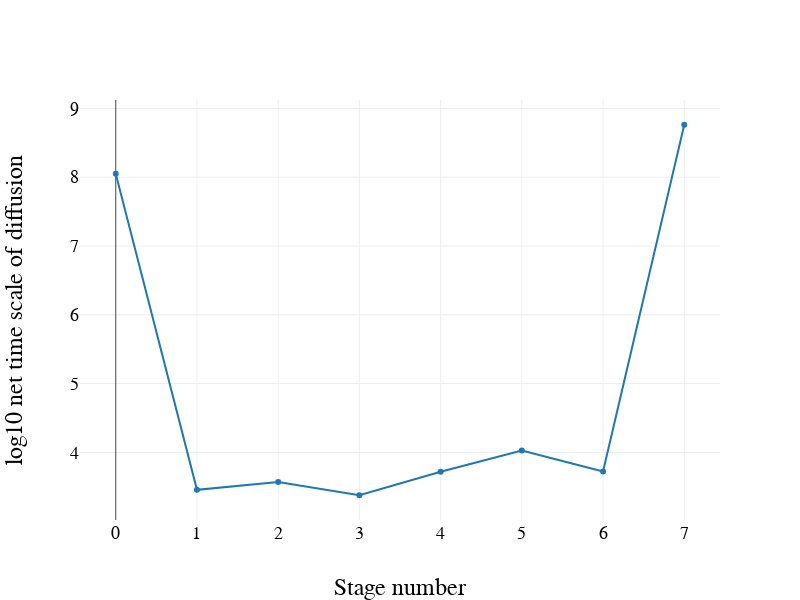

Notebook code cell kept with this figure:
### Code cell
Plotly([
    {
        y : parametersEachStage.log10_tau
    }
],
spread(
    middiumSize,
    legend(),
    axis("x", "Stage number"),
    axis("y", "log10 net time scale of diffusion"),
    {
        title : ""
    }
)
)

### Figure 1 — Plotly figure (JSON) as saved in the notebook; plotly's stock layout.template omitted (floating-point values rounded to 4 significant figures)
{"data": [{"uid": "78cbc2", "y": ["8.04817317300161", "3.4558468223759973", "3.570045980654617", "3.3767174232792314", "3.7182527536606", "4.027735363534906", "3.7224788975697765", "8.76117182598499"]}], "layout": {"height": 600, "legend": {"font": {"color": "#000", "family": "sans-serif", "size": 20}, "traceorder": "normal"}, "title": "", "width": 800, "xaxis": {"autorange": true, "range": [-0.4402, 7.44], "tickfont": {"color": "#000", "family": "sans-serif", "size": 18}, "title": "Stage number", "titlefont": {"color": "#000", "family": "sans-serif", "size": 24}}, "yaxis": {"autorange": true, "range": [3.017, 9.121], "tickfont": {"color": "#000", "family": "sans-serif", "size": 18}, "title": "log10 net time scale of diffusion", "titlefont": {"color": "#000", "family": "sans-serif", "size": 24}, "type": "linear"}}}
